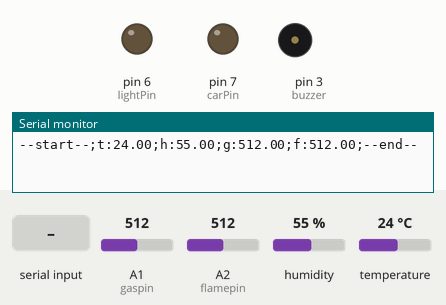
Recording of a sketch running on a simulated Arduino Uno, built with avr-gcc and run on an emulated ATmega328P. Shown: output pins drawn as LEDs (lit = HIGH), buzzer (waves = sounding, pin HIGH), the last lines printed to the serial monitor. Wiring (inferred from the names in the program): DHT11 sensor: data A0. The test bench sets the inputs (shaded band); at power-on: A1 (gaspin) = 512, A2 (flamepin) = 512, humidity 55 %, temperature 24 °C.

Above: at 1.7 s.
1.8 s: A1 (gaspin) set to 784
3.8 s: A1 (gaspin) set to 808
At 5.0 s:
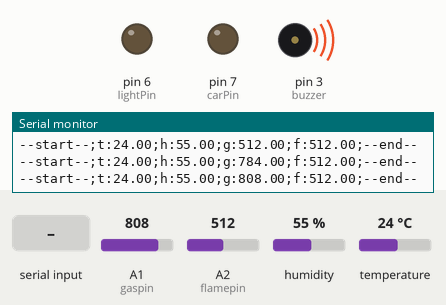
6.2 s: "CON" received over Serial
At 9.0 s:
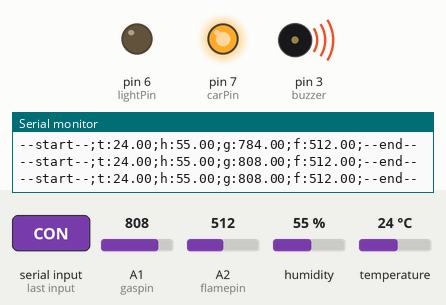
9.3 s: "LON" received over Serial
At 11.8 s:
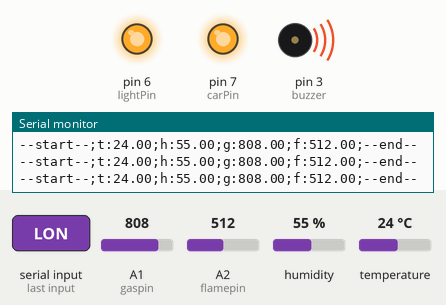
12.3 s: "COFF" received over Serial
At 14.6 s:
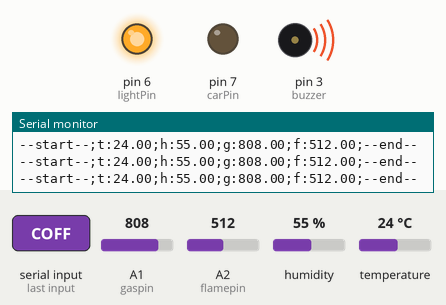
15.4 s: A1 (gaspin) set to 790
At 16.6 s:
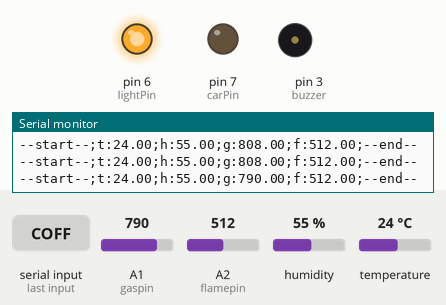
Timing chart, 0 to 18.4 s (numbered marks = the images above; inputs shaded):
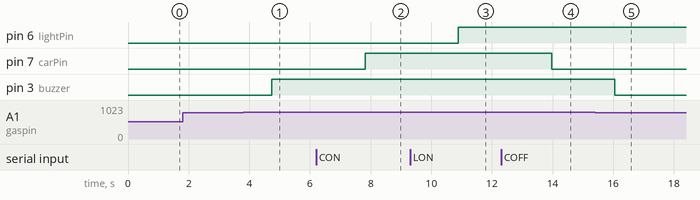

The sketch:

sketch_nov14a.ino
```cpp
#include <dht.h> //Library for DHT Sensor.

//Sensor variables
float temperature, humidity;
float gasvalue;
boolean gasfound = false;
float flamevalue;
boolean flamefound = false;

const int buzzer = 3;

#define dhtapin A0  // analog input for DHT Sensor
#define gaspin A1  //analog input for smoke sensor
#define flamepin A2 //analog input for flame sensor
#define lightPin 6
#define carPin 7

dht DHT;//DHT class
void setup() {
  pinMode(buzzer, OUTPUT);
  pinMode(lightPin, OUTPUT);
  pinMode(carPin, OUTPUT);
  Serial.begin(9600);
  delay(500);
}


void printValues(){
  Serial.flush();
  Serial.print("--start--");

  Serial.print(";t:");
  Serial.print(temperature);

  Serial.print(";h:");
  Serial.print(humidity);

  Serial.print(";g:");
  Serial.print(gasvalue);

  Serial.print(";f:");
  Serial.print(flamevalue);

  Serial.println(";--end--");
  Serial.flush();
}

void switches(){

  String str = "";
  while(Serial.available()){
    str += Serial.readString();
  }

  if(str == "CON"){
      digitalWrite(carPin, HIGH);
  }
  else if(str == "LON"){
      digitalWrite(lightPin, HIGH);
  }
    else if(str == "COFF"){
      digitalWrite(carPin, LOW);
  }
  else if(str == "LOFF"){
      digitalWrite(lightPin, LOW);
  }


}

void loop() {
  ReadEverything();
  printValues();

  if(Serial.available()>0){
    switches();
  }
  if (gasfound | flamefound) digitalWrite(buzzer, HIGH);
  else digitalWrite(buzzer, LOW);

  delay(2000);
}


void ReadEverything() {
  float gasthres = 800;
  float flamethres = 100;

  DHT.read11(dhtapin);
  temperature = DHT.temperature;
  humidity = DHT.humidity;

  gasvalue = analogRead(gaspin);

  if (gasvalue > gasthres) {
    gasfound = true;
  }
  else {
    gasfound = false;
  }

  flamevalue = analogRead(flamepin);

  if (flamevalue < flamethres) {
    flamefound = true;
  }
  else {
    flamefound = false;
  }
}
```

Measured:
- the behaviour switches between 800 and 801 on A1 (gaspin) (found by bisection; images 0 and 1)
- after the input at 3.8 s, pin 3 (buzzer): LOW → HIGH after 0.94 s
- after the input at 6.2 s, pin 7 (carPin): LOW → HIGH after 1.6 s
- after the input at 9.3 s, pin 6 (lightPin): LOW → HIGH after 1.6 s
- after the input at 12.3 s, pin 7 (carPin): HIGH → LOW after 1.7 s
- after the input at 15.4 s, pin 3 (buzzer): HIGH → LOW after 0.65 s
